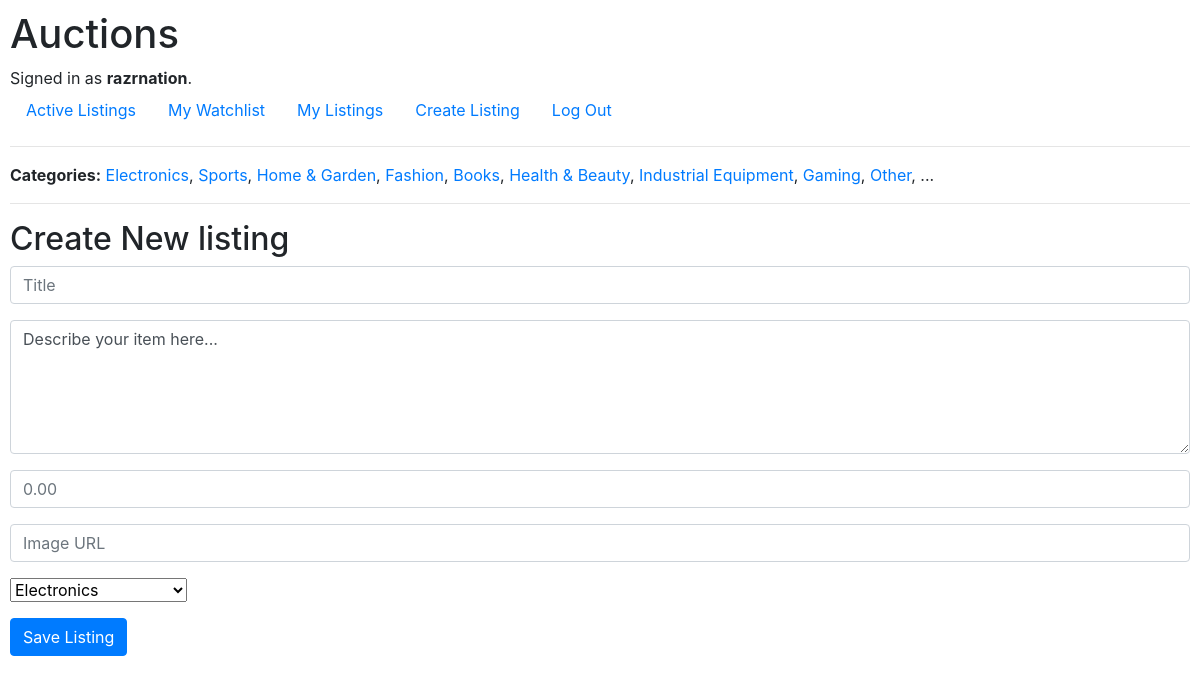
The page /new_listing (signed in) on the database its author committed.
### auctions/models.py (models this page shows, shortened)
class User(AbstractUser):
    id = models.AutoField(primary_key=True)

class Category(models.Model):
    id = models.AutoField(primary_key=True)
    name = models.CharField(max_length=64, unique=True)

### auctions/views.py (the view, shortened to what this page needs)
# urls.py: path("new_listing", views.new_listing, name="new_listing"),
@login_required(login_url='../login')
def new_listing(request):
    if request.method == "GET":
        categories = Category.objects.all()
        return render(request, "auctions/new_listing.html", {
            "categories": categories,
        })

### auctions/templates/auctions/new_listing.html (shortened to what this page needs)
{% extends "auctions/layout.html" %}
{% block body %}
<h2>Create New listing</h2>
    <form action="{% url 'new_listing' %}" method="post">
        <div class="form-group">
            <input class="form-control" autofocus type="text" name="title" placeholder="Title" required>
        </div>
        <div class="form-group">
            <textarea class="form-control" name="description" placeholder="Description" rows="5" cols="30" required>Describe your item here...</textarea>
        </div>
        <div class="form-group">
            <input class="form-control" type="text" name="starting_bid" placeholder="0.00" required>
        </div>
        <div class="form-group">
            <input class="form-control" type="text" name="image_url" placeholder="Image URL" optional>
        </div>
        <div class="form-group">
            <select name="category" optional>
                {% for category in categories %}
                    <option value="{{ category.id }}">{{ category.name }}</option>
                {% endfor %}
            </select>
        </div>
        <input class="btn btn-primary" type="submit" value="Save Listing">
    </form>
{% endblock %}

### auctions/templates/auctions/layout.html (shortened to what this page needs)
{% load static %}
<!DOCTYPE html>
<html lang="en">
    <head>
        <link rel="stylesheet" href="https://stackpath.bootstrapcdn.com/bootstrap/4.4.1/css/bootstrap.min.css">
        <link href="{% static 'auctions/styles.css' %}" rel="stylesheet">
    </head>
    <body>
        <h1>Auctions</h1>
        <div>
            {% if user.is_authenticated %}
                Signed in as <strong>{{ user.username }}</strong>.
            {% else %}
                Not signed in.
            {% endif %}
        </div>
        <ul class="nav">
            <li class="nav-item">
                <a class="nav-link" href="{% url 'index' %}">Active Listings</a>
            </li>
            {% if user.is_authenticated %}
                <li class="nav-item">
                    <a class="nav-link" href="../watchlist?mode=view&id=all">My Watchlist</a>
                </li>
                <li class="nav-item">
                    <a class="nav-link" href="{% url 'my_listings' %}">My Listings</a>
                </li>
                <li class="nav-item">
                    <a class="nav-link" href="{% url 'new_listing' %}">Create Listing</a>
                </li>
                <li class="nav-item">
                    <a class="nav-link" href="{% url 'logout' %}">Log Out</a>
                </li>
            {% endif %}
        </ul>
        <hr>
        <p><b>Categories:</b> {% for item in categories %}<span><a href="../category/{{ item.id }}">{{ item.name }}</a>, </span>{% endfor %} ...</p>
        <hr>
        {% block body %}
        {% endblock %}
    </body>
</html>

### auctions/static/auctions/styles.css (style rules this page uses)
body { padding: 10px; }

### rows shown on the page
User: username "razrnation"
Category: name "Electronics"
Category: name "Sports"
Category: name "Home & Garden"
Category: name "Fashion"
Category: name "Books"
Category: name "Health & Beauty"
Category: name "Industrial Equipment"
Category: name "Gaming"
Category: name "Other"

### other values the page prints
form field category "Electronics"
